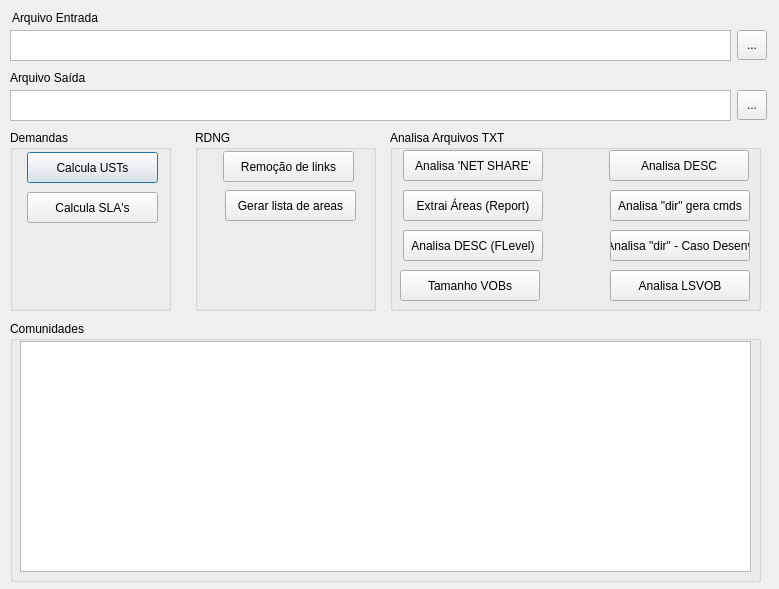
<?xml version="1.0" encoding="UTF-8"?>
<ui version="4.0">
 <class>TelaPrincipal</class>
 <widget class="QDialog" name="TelaPrincipal">
  <property name="geometry">
   <rect>
    <x>0</x>
    <y>0</y>
    <width>779</width>
    <height>589</height>
   </rect>
  </property>
  <property name="windowTitle">
   <string>Dialog</string>
  </property>
  <widget class="QTextEdit" name="Txt_Arquivo_Entrada">
   <property name="geometry">
    <rect>
     <x>10</x>
     <y>30</y>
     <width>721</width>
     <height>31</height>
    </rect>
   </property>
   <property name="html">
    <string>&lt;!DOCTYPE HTML PUBLIC &quot;-//W3C//DTD HTML 4.0//EN&quot; &quot;http://www.w3.org/TR/REC-html40/strict.dtd&quot;&gt;
&lt;html&gt;&lt;head&gt;&lt;meta name=&quot;qrichtext&quot; content=&quot;1&quot; /&gt;&lt;style type=&quot;text/css&quot;&gt;
p, li { white-space: pre-wrap; }
&lt;/style&gt;&lt;/head&gt;&lt;body style=&quot; font-family:'MS Shell Dlg 2'; font-size:8.25pt; font-weight:400; font-style:normal;&quot;&gt;
&lt;p style=&quot;-qt-paragraph-type:empty; margin-top:0px; margin-bottom:0px; margin-left:0px; margin-right:0px; -qt-block-indent:0; text-indent:0px;&quot;&gt;&lt;br /&gt;&lt;/p&gt;&lt;/body&gt;&lt;/html&gt;</string>
   </property>
  </widget>
  <widget class="QLabel" name="label">
   <property name="geometry">
    <rect>
     <x>12</x>
     <y>10</y>
     <width>201</width>
     <height>16</height>
    </rect>
   </property>
   <property name="text">
    <string>Arquivo Entrada</string>
   </property>
  </widget>
  <widget class="QToolButton" name="Btn_Select_Arquivo_Entrada">
   <property name="geometry">
    <rect>
     <x>737</x>
     <y>30</y>
     <width>30</width>
     <height>30</height>
    </rect>
   </property>
   <property name="text">
    <string>...</string>
   </property>
  </widget>
  <widget class="QLabel" name="label_2">
   <property name="geometry">
    <rect>
     <x>10</x>
     <y>70</y>
     <width>201</width>
     <height>16</height>
    </rect>
   </property>
   <property name="text">
    <string>Arquivo Saída</string>
   </property>
  </widget>
  <widget class="QToolButton" name="Btn_Select_Arquivo_Saida">
   <property name="geometry">
    <rect>
     <x>737</x>
     <y>90</y>
     <width>30</width>
     <height>30</height>
    </rect>
   </property>
   <property name="text">
    <string>...</string>
   </property>
  </widget>
  <widget class="QTextEdit" name="Txt_Arquivo_Saida">
   <property name="geometry">
    <rect>
     <x>10</x>
     <y>90</y>
     <width>721</width>
     <height>31</height>
    </rect>
   </property>
   <property name="html">
    <string>&lt;!DOCTYPE HTML PUBLIC &quot;-//W3C//DTD HTML 4.0//EN&quot; &quot;http://www.w3.org/TR/REC-html40/strict.dtd&quot;&gt;
&lt;html&gt;&lt;head&gt;&lt;meta name=&quot;qrichtext&quot; content=&quot;1&quot; /&gt;&lt;style type=&quot;text/css&quot;&gt;
p, li { white-space: pre-wrap; }
&lt;/style&gt;&lt;/head&gt;&lt;body style=&quot; font-family:'MS Shell Dlg 2'; font-size:8.25pt; font-weight:400; font-style:normal;&quot;&gt;
&lt;p style=&quot;-qt-paragraph-type:empty; margin-top:0px; margin-bottom:0px; margin-left:0px; margin-right:0px; -qt-block-indent:0; text-indent:0px; font-size:8pt;&quot;&gt;&lt;br /&gt;&lt;/p&gt;&lt;/body&gt;&lt;/html&gt;</string>
   </property>
  </widget>
  <widget class="QGroupBox" name="groupBox_3">
   <property name="geometry">
    <rect>
     <x>10</x>
     <y>130</y>
     <width>161</width>
     <height>181</height>
    </rect>
   </property>
   <property name="title">
    <string>Demandas</string>
   </property>
   <widget class="QPushButton" name="Btn_Demandas">
    <property name="geometry">
     <rect>
      <x>17</x>
      <y>22</y>
      <width>131</width>
      <height>31</height>
     </rect>
    </property>
    <property name="minimumSize">
     <size>
      <width>111</width>
      <height>0</height>
     </size>
    </property>
    <property name="text">
     <string>Calcula USTs</string>
    </property>
   </widget>
   <widget class="QPushButton" name="Btn_Calcula_SLAs">
    <property name="geometry">
     <rect>
      <x>17</x>
      <y>62</y>
      <width>131</width>
      <height>31</height>
     </rect>
    </property>
    <property name="minimumSize">
     <size>
      <width>111</width>
      <height>0</height>
     </size>
    </property>
    <property name="text">
     <string>Calcula SLA's</string>
    </property>
   </widget>
  </widget>
  <widget class="QGroupBox" name="groupBox_4">
   <property name="geometry">
    <rect>
     <x>390</x>
     <y>130</y>
     <width>371</width>
     <height>181</height>
    </rect>
   </property>
   <property name="title">
    <string>Analisa Arquivos TXT</string>
   </property>
   <widget class="QPushButton" name="Btn_Analisa_NETSHARE">
    <property name="geometry">
     <rect>
      <x>13</x>
      <y>20</y>
      <width>140</width>
      <height>31</height>
     </rect>
    </property>
    <property name="minimumSize">
     <size>
      <width>111</width>
      <height>0</height>
     </size>
    </property>
    <property name="text">
     <string>Analisa 'NET SHARE'</string>
    </property>
   </widget>
   <widget class="QPushButton" name="Btn_Analisa_Desc">
    <property name="geometry">
     <rect>
      <x>219</x>
      <y>20</y>
      <width>140</width>
      <height>31</height>
     </rect>
    </property>
    <property name="minimumSize">
     <size>
      <width>111</width>
      <height>0</height>
     </size>
    </property>
    <property name="text">
     <string>Analisa DESC</string>
    </property>
   </widget>
   <widget class="QPushButton" name="Btn_Extrai_Areas_Report">
    <property name="geometry">
     <rect>
      <x>13</x>
      <y>60</y>
      <width>140</width>
      <height>31</height>
     </rect>
    </property>
    <property name="minimumSize">
     <size>
      <width>111</width>
      <height>0</height>
     </size>
    </property>
    <property name="text">
     <string>Extrai Áreas (Report)</string>
    </property>
   </widget>
   <widget class="QPushButton" name="Btn_Analisa_Dir_Gera_Comandos">
    <property name="geometry">
     <rect>
      <x>220</x>
      <y>60</y>
      <width>140</width>
      <height>31</height>
     </rect>
    </property>
    <property name="minimumSize">
     <size>
      <width>111</width>
      <height>0</height>
     </size>
    </property>
    <property name="text">
     <string>Analisa &quot;dir&quot; gera cmds</string>
    </property>
   </widget>
   <widget class="QPushButton" name="Btn_Analisa_Desc_FLevel_DbSchema">
    <property name="geometry">
     <rect>
      <x>13</x>
      <y>100</y>
      <width>140</width>
      <height>31</height>
     </rect>
    </property>
    <property name="minimumSize">
     <size>
      <width>111</width>
      <height>0</height>
     </size>
    </property>
    <property name="text">
     <string>Analisa DESC (FLevel)</string>
    </property>
   </widget>
   <widget class="QPushButton" name="Btn_Analisa_Dir_Caso_Desenv">
    <property name="geometry">
     <rect>
      <x>220</x>
      <y>100</y>
      <width>140</width>
      <height>31</height>
     </rect>
    </property>
    <property name="minimumSize">
     <size>
      <width>111</width>
      <height>0</height>
     </size>
    </property>
    <property name="text">
     <string>Analisa &quot;dir&quot; - Caso Desenv</string>
    </property>
   </widget>
   <widget class="QPushButton" name="Btn_Tamanho_VOBs">
    <property name="geometry">
     <rect>
      <x>10</x>
      <y>140</y>
      <width>140</width>
      <height>31</height>
     </rect>
    </property>
    <property name="minimumSize">
     <size>
      <width>111</width>
      <height>0</height>
     </size>
    </property>
    <property name="text">
     <string>Tamanho VOBs</string>
    </property>
   </widget>
   <widget class="QPushButton" name="Btn_Analisa_LSVOB">
    <property name="geometry">
     <rect>
      <x>220</x>
      <y>140</y>
      <width>140</width>
      <height>31</height>
     </rect>
    </property>
    <property name="minimumSize">
     <size>
      <width>111</width>
      <height>0</height>
     </size>
    </property>
    <property name="text">
     <string>Analisa LSVOB</string>
    </property>
   </widget>
  </widget>
  <widget class="QGroupBox" name="groupBox_5">
   <property name="geometry">
    <rect>
     <x>10</x>
     <y>321</y>
     <width>751</width>
     <height>261</height>
    </rect>
   </property>
   <property name="title">
    <string>Comunidades</string>
   </property>
   <widget class="QListWidget" name="Lista_Comunidades">
    <property name="geometry">
     <rect>
      <x>10</x>
      <y>20</y>
      <width>731</width>
      <height>231</height>
     </rect>
    </property>
   </widget>
  </widget>
  <widget class="QGroupBox" name="groupBox_7">
   <property name="geometry">
    <rect>
     <x>195</x>
     <y>130</y>
     <width>181</width>
     <height>181</height>
    </rect>
   </property>
   <property name="title">
    <string>RDNG</string>
   </property>
   <widget class="QPushButton" name="Btn_RDNG_Remocao_Links">
    <property name="geometry">
     <rect>
      <x>28</x>
      <y>21</y>
      <width>131</width>
      <height>31</height>
     </rect>
    </property>
    <property name="minimumSize">
     <size>
      <width>111</width>
      <height>0</height>
     </size>
    </property>
    <property name="text">
     <string>Remoção de links</string>
    </property>
   </widget>
   <widget class="QPushButton" name="Btn_RDNG_Gerar_Lista_Areas">
    <property name="geometry">
     <rect>
      <x>30</x>
      <y>60</y>
      <width>131</width>
      <height>31</height>
     </rect>
    </property>
    <property name="minimumSize">
     <size>
      <width>111</width>
      <height>0</height>
     </size>
    </property>
    <property name="text">
     <string>Gerar lista de areas</string>
    </property>
   </widget>
  </widget>
 </widget>
 <resources/>
 <connections/>
</ui>
